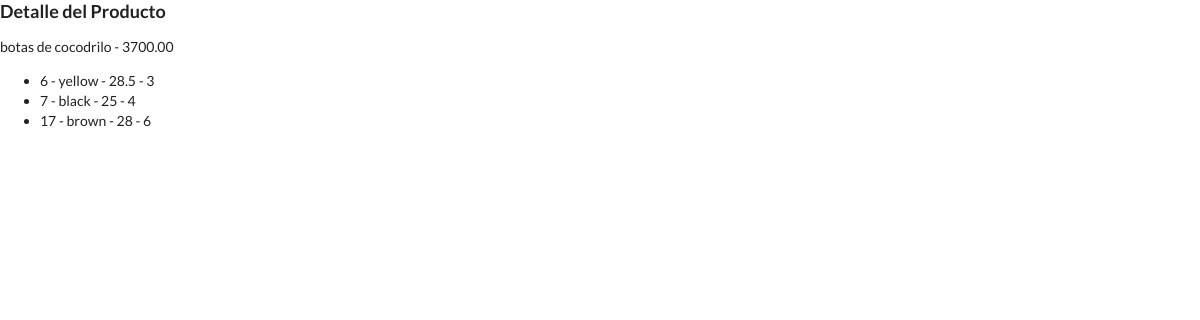
/detalle-producto/13, run on the app's committed database.
### inventario/models.py (models this page shows, shortened)
class RegistroFecha(models.Model):
    class Meta: #pylint: disable=too-few-public-methods
        abstract = True
    fecha_registro = models.DateTimeField(blank=True, auto_now_add=True)
    fecha_actulizado = models.DateTimeField(blank=True, auto_now=True)

class Productos(RegistroFecha):
    class Meta:
        verbose_name = "Producto"
        verbose_name_plural = "Productos"
    GENERO = (
        ('H', 'Hombre'),
        ('M', 'Mujer'),
        ('N', 'Niño'),
        ('U', 'Unisex')
    )
    id = models.AutoField(primary_key=True)
    no_control = models.CharField(max_length=100)
    categoria = models.ForeignKey(CategoriasProductos, on_delete=models.CASCADE)
    nombre = models.CharField(max_length=100)
    descripcion = models.CharField(blank=True, null=True, max_length=500)
    estilo = models.CharField(blank=True, null=True, max_length=140)
    costo = models.DecimalField(max_digits=7, decimal_places=2)
    precio = models.DecimalField(max_digits=7, decimal_places=2)
    almacen = models.CharField(blank=True, null=True, max_length=100, default="Centro")
    foto = models.ImageField(upload_to="static/img/productos/")
    publico = models.CharField(blank=True, max_length=100, choices=GENERO)

### productos/models.py (models this page shows, shortened)
class BaseProductos(models.Model):
    class Meta:
        abstract = True
    COLORES = (
        ('black', 'Negro'),
        ('brown', 'Cafe'),
        ('yellow', 'Miel'),
        ('blue', 'Azul'),
        ('grey', 'Gris'),
        ('Red', 'Rojo'),
    )
    color = models.CharField(blank=True, max_length=100, choices=COLORES)
    size = models.CharField(blank=True, max_length=100)
    cantidad = models.IntegerField(blank=True, null=True)

class DetalleProducto(BaseProductos):
    id = models.AutoField(primary_key=True)
    producto = models.ForeignKey(Productos, on_delete=models.CASCADE)

### inventario/views.py (the view)
# urls.py: path('detalle-producto/<pk>', ProductoDetalle.as_view(), name='detalle-producto'),
class ProductoDetalle(DetailView):
    model = Productos
    template_name = "productos/detalle_producto.html"
    queryset = Productos.objects.all()
    context_object_name = "producto"

### templates/productos/detalle_producto.html
{% extends 'base.html' %}
{% block title %}
    <h3>Detalle del Producto</h3>
{% endblock %}
{% block content %}
    {{ producto.nombre }} - {{ producto.precio }}
    <ul>
        {% for detalle in  producto.detalleproducto_set.all  %}
        <li>{{ detalle.id }} - {{  detalle.color }} - {{ detalle.size }} - {{ detalle.cantidad }}</li>
        {% endfor %}
    </ul>
{% endblock %}

### data on the page
Productos: nombre "botas de cocodrilo", precio "3700.00"
DetalleProducto: id "6", color "yellow", size "28.5", cantidad "3"
DetalleProducto: id "7", color "black", size "25", cantidad "4"
DetalleProducto: id "17", color "brown", size "28", cantidad "6"
